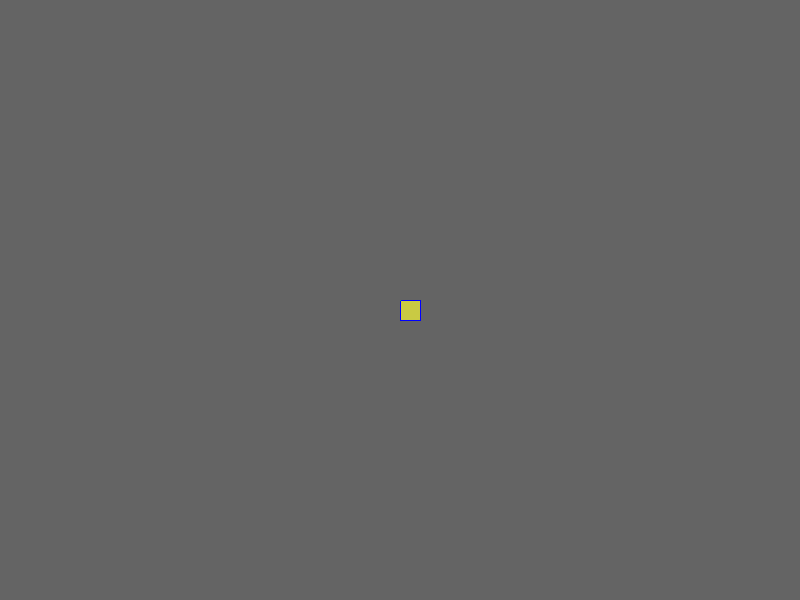
Frame 1 (no input)
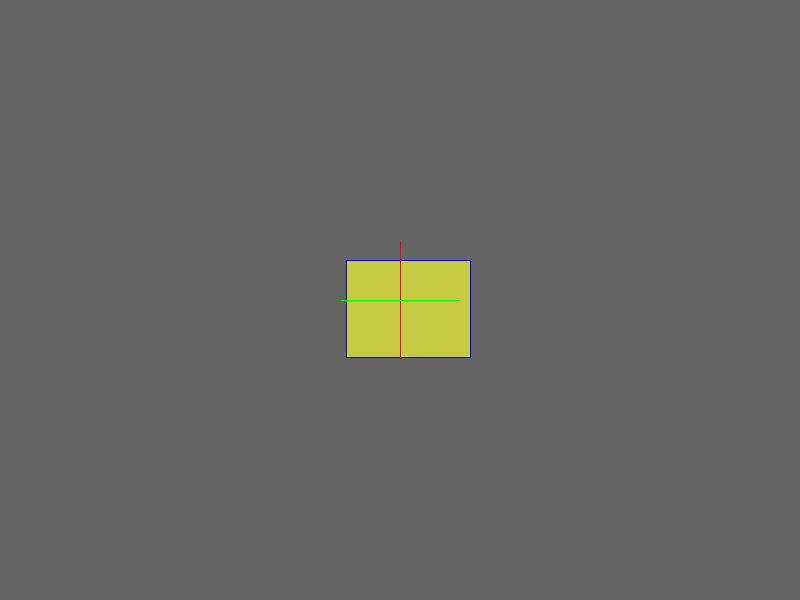
Frame 60 (the mouse pressed at the canvas centre just before this capture)
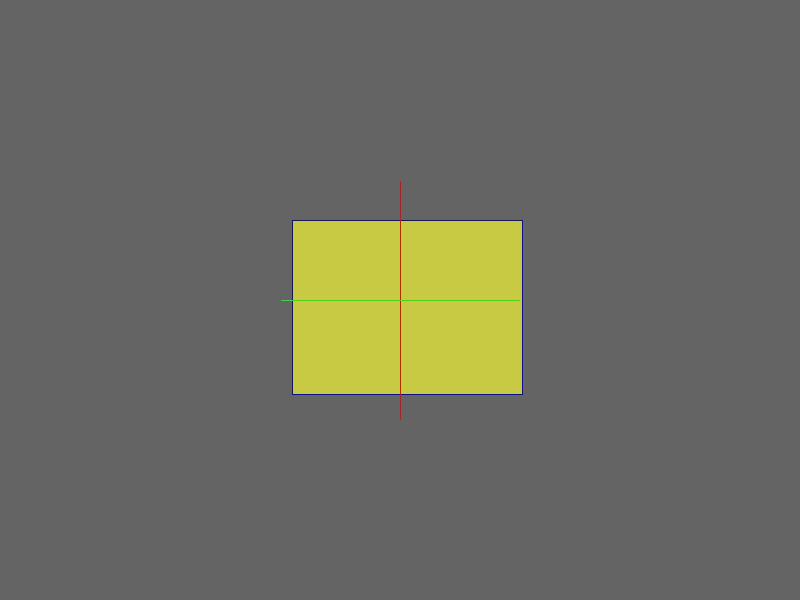
Frame 120 (the mouse held since frame 60 and released just before this capture)

The Processing sketch that drew these frames (run headless with seeded random() and noise(); from frame 60 on, the mouse is pressed at the canvas centre):

// Processing sketch: Growers
// ── Growers.pde
/*
  Name: Growers
 Author: Rodrick Moore
 Date: 9/24/19
 Description: A 20 pixel square is centered on the screen and grows outward.  
 Upon reaching the edge of the screen it shrinks back to 20 pixels and starts 
 growing again.  In the center two lines begin as a point and grow outward as 
 well.  One line is horizontal and the second is vertical.  Upon reaching the 
 edge of the screen they reset back to the center. The lines and square are all 
 different colors.
 */
float vLineY;
float vLineY2;
float hLineX;
float hLineX2;
float rectW;
float rectH;
float rectX;
float rectY;

void setup()
{
  size(800,600);
  background(100);
  vLineY = height/2;
  vLineY2 = height/2;
  hLineX = width/2;
  hLineX2 = width/2;
  rectW = 20;
  rectH = 20;
  rectX = width/2;
  rectY = height/2;
}

void draw()
{
    
  stroke(0,0,255);
  fill(#F4F536,180);
  background(100);
  rect(rectX,rectY,rectW,rectH);         // rectangle
  rectW = rectW + 1.76;
  rectH = rectH + 1.3;
  rectX = rectX - 0.9;
  rectY = rectY - 0.67;
  if(rectX <= 0)
  {
    rectW = 20;
    rectH = 20;
    rectX = width/2;
    rectY = height/2;
    rect(rectX,rectY,rectW,rectH);
  }
  
  stroke(255,0,0);
  line(width/2,vLineY,width/2,vLineY2);   // vertical line
  vLineY = vLineY - 1; 
  vLineY2 = vLineY2 + 1;
  if(vLineY <= 0 || vLineY2 >= height)
  {
    vLineY = height/2;
    vLineY2 = height/2; 
    line(width/2,vLineY,width/2,vLineY2);
  }
  
  stroke(0,255,0);
  line(hLineX,height/2,hLineX2,height/2);  // horizontal line
  hLineX = hLineX - 1;
  hLineX2 = hLineX2 + 1;
  if(hLineX <= 0 || hLineX2 >= width)
  {
    hLineX = width/2;
    hLineX2 = width/2;
    line(hLineX,height/2,hLineX2,height/2);
  }

}
